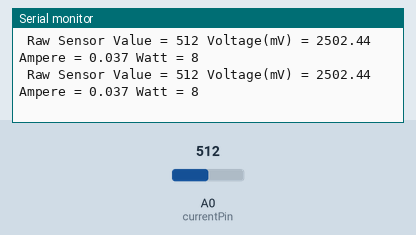
The sketch below on a simulated Arduino Uno, built with avr-gcc and run on an emulated ATmega328P. Shown: the last lines printed to the serial monitor. The test bench sets the inputs (shaded band); at power-on: A0 (currentPin) = 512.

Above: at 3.2 s.
3.3 s: A0 (currentPin) set to 716
At 3.9 s:
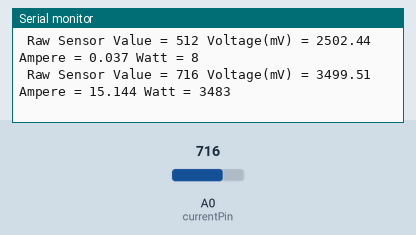
4.8 s: A0 (currentPin) set to 900
At 5.4 s:
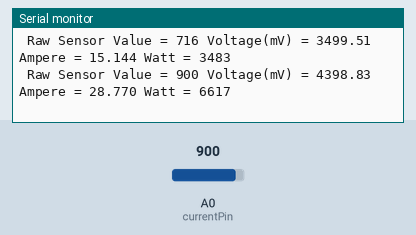
Timing chart, 0 to 7.8 s (numbered marks = the images above; inputs shaded):
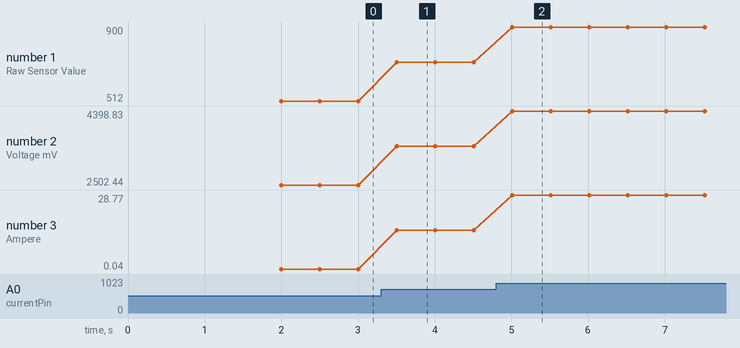

The sketch:

Cpp_ESPX_Meassure_Current_ACS712.ino
```cpp
const int currentPin = A0;
int sensitivity = 66;
int adcValue = 0;
int offsetVoltage = 2500;
double adcVoltage = 0;
double currentValue = 0;
int wattResult = 0;

void setup()
{
  Serial.begin(115200);
  delay(2000);
}

void loop()
{
  adcValue = analogRead(currentPin);
  Serial.print(" Raw Sensor Value = " );
  Serial.print(adcValue);

  adcVoltage = (adcValue / 1023.0) * 5000;
  Serial.print(" Voltage(mV) = ");
  Serial.print(adcVoltage);

  currentValue = ((adcVoltage - offsetVoltage) / sensitivity);

  //Correct negative to positive
  if (currentValue < 0) {
    currentValue *= -1;

    //Correct ghost values
    //if (currentValue < 0.15) {
      //currentValue = 0;
    //}
  }


  wattResult = currentValue * 230;

  Serial.print(" Ampere = ");
  Serial.print(currentValue, 3);
  Serial.print(" Watt = ");
  Serial.println(wattResult);

  delay(500);
}
```

Measured:
- after the input at 3.3 s, the serial monitor: prints a new line after 0.21 s (image 1)
- after the input at 4.8 s, the serial monitor: prints a new line after 0.21 s (image 2)
- plotted number 1: 512 → 716 after the input at 3.3 s, 716 → 900 after the input at 4.8 s
- plotted number 2: 2502.44 → 3499.51 after the input at 3.3 s, 3499.51 → 4398.83 after the input at 4.8 s
- plotted number 3: 0.04 → 15.14 after the input at 3.3 s, 15.14 → 28.77 after the input at 4.8 s
